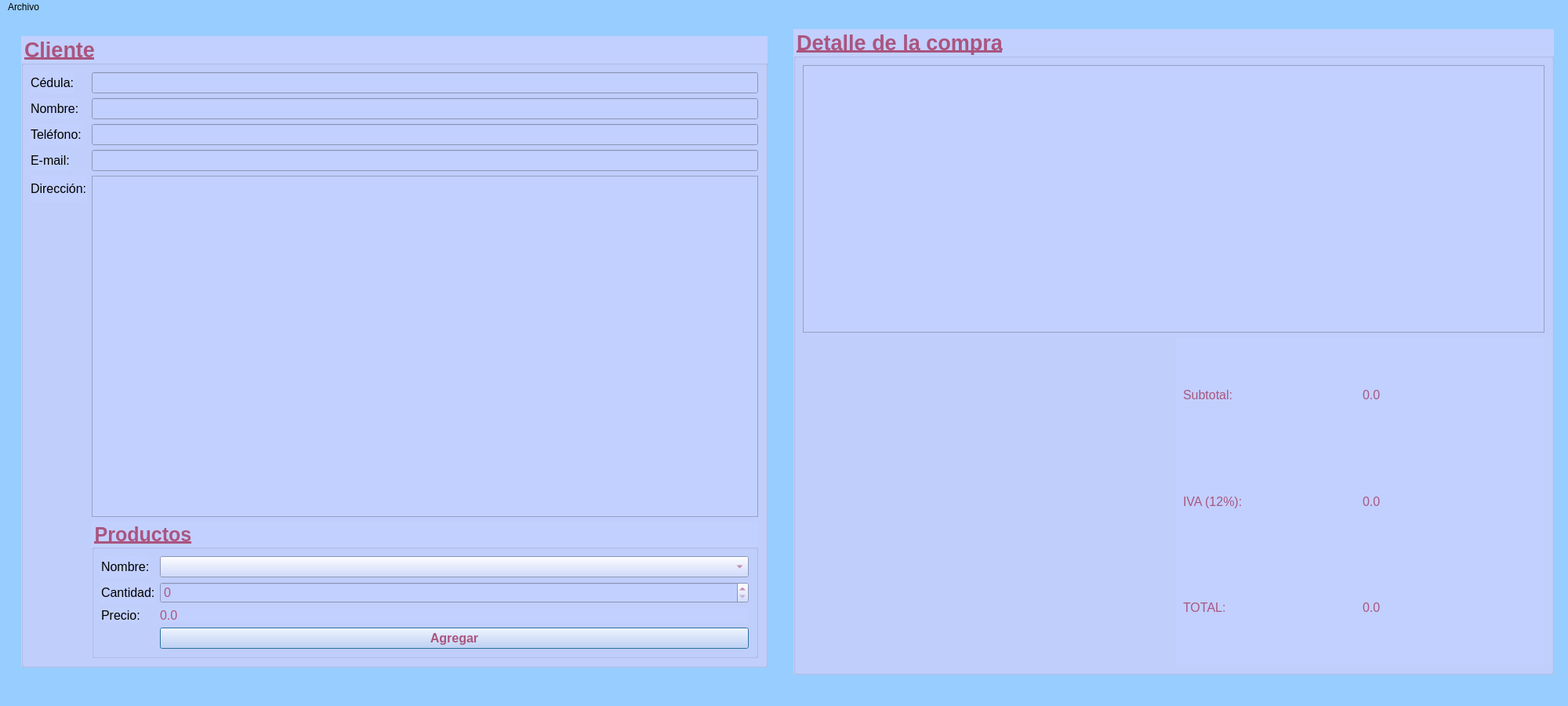
<?xml version="1.0" encoding="UTF-8"?>
<ui version="4.0">
 <class>Principal</class>
 <widget class="QMainWindow" name="Principal">
  <property name="geometry">
   <rect>
    <x>0</x>
    <y>0</y>
    <width>2000</width>
    <height>900</height>
   </rect>
  </property>
  <property name="windowTitle">
   <string>Mi Tienda</string>
  </property>
  <property name="windowIcon">
   <iconset resource="Recursos.qrc">
    <normaloff>:/Imagenes/C:/Users/Usuario/Downloads/supermercado.png</normaloff>:/Imagenes/C:/Users/Usuario/Downloads/supermercado.png</iconset>
  </property>
  <property name="styleSheet">
   <string notr="true">background-color: rgb(151, 205, 255);</string>
  </property>
  <widget class="QWidget" name="centralwidget">
   <layout class="QHBoxLayout" name="horizontalLayout_2">
    <item>
     <widget class="QWidget" name="widget" native="true">
      <property name="styleSheet">
       <string notr="true">color: rgb(209, 176, 255);
blackground-color:rgb(170, 85, 127)</string>
      </property>
      <layout class="QGridLayout" name="gridLayout_4">
       <item row="0" column="0" rowspan="2" colspan="2">
        <widget class="QWidget" name="widget_2" native="true">
         <layout class="QHBoxLayout" name="horizontalLayout">
          <item>
           <widget class="QGroupBox" name="groupBox">
            <property name="font">
             <font>
              <pointsize>20</pointsize>
              <weight>75</weight>
              <bold>true</bold>
              <underline>true</underline>
             </font>
            </property>
            <property name="styleSheet">
             <string notr="true">color: rgb(170, 85, 126);
background-color: rgb(194, 208, 255);</string>
            </property>
            <property name="title">
             <string>Cliente</string>
            </property>
            <layout class="QFormLayout" name="formLayout">
             <item row="0" column="0">
              <widget class="QLabel" name="label">
               <property name="font">
                <font>
                 <pointsize>12</pointsize>
                </font>
               </property>
               <property name="styleSheet">
                <string notr="true">
color: rgb(0, 0, 0);</string>
               </property>
               <property name="text">
                <string>Cédula:</string>
               </property>
              </widget>
             </item>
             <item row="0" column="1">
              <widget class="QLineEdit" name="inCedula">
               <property name="font">
                <font>
                 <pointsize>12</pointsize>
                </font>
               </property>
              </widget>
             </item>
             <item row="2" column="1">
              <widget class="QLineEdit" name="inNombre">
               <property name="font">
                <font>
                 <pointsize>12</pointsize>
                </font>
               </property>
              </widget>
             </item>
             <item row="4" column="0">
              <widget class="QLabel" name="label_3">
               <property name="font">
                <font>
                 <pointsize>12</pointsize>
                </font>
               </property>
               <property name="styleSheet">
                <string notr="true">color: rgb(0, 0, 0);</string>
               </property>
               <property name="text">
                <string>Teléfono:</string>
               </property>
              </widget>
             </item>
             <item row="6" column="0">
              <widget class="QLabel" name="label_4">
               <property name="font">
                <font>
                 <pointsize>12</pointsize>
                </font>
               </property>
               <property name="styleSheet">
                <string notr="true">color: rgb(0, 0, 0);</string>
               </property>
               <property name="text">
                <string>E-mail:</string>
               </property>
              </widget>
             </item>
             <item row="8" column="0">
              <widget class="QLabel" name="label_5">
               <property name="font">
                <font>
                 <pointsize>12</pointsize>
                </font>
               </property>
               <property name="styleSheet">
                <string notr="true">color: rgb(0, 0, 0);</string>
               </property>
               <property name="text">
                <string>Dirección:</string>
               </property>
              </widget>
             </item>
             <item row="8" column="1">
              <widget class="QTextEdit" name="inDireccion">
               <property name="minimumSize">
                <size>
                 <width>60</width>
                 <height>0</height>
                </size>
               </property>
               <property name="font">
                <font>
                 <pointsize>12</pointsize>
                </font>
               </property>
              </widget>
             </item>
             <item row="9" column="1">
              <widget class="QGroupBox" name="groupBox_2">
               <property name="font">
                <font>
                 <pointsize>19</pointsize>
                 <weight>75</weight>
                 <italic>false</italic>
                 <bold>true</bold>
                 <underline>true</underline>
                 <strikeout>false</strikeout>
                 <kerning>true</kerning>
                </font>
               </property>
               <property name="styleSheet">
                <string notr="true">color: rgb(170, 85, 127);</string>
               </property>
               <property name="title">
                <string>Productos</string>
               </property>
               <layout class="QFormLayout" name="formLayout_2">
                <item row="0" column="0">
                 <widget class="QLabel" name="label_6">
                  <property name="font">
                   <font>
                    <pointsize>12</pointsize>
                   </font>
                  </property>
                  <property name="styleSheet">
                   <string notr="true">color:rgb(0, 0, 0)</string>
                  </property>
                  <property name="text">
                   <string>Nombre:</string>
                  </property>
                 </widget>
                </item>
                <item row="0" column="1">
                 <widget class="QComboBox" name="inProducto">
                  <property name="font">
                   <font>
                    <pointsize>12</pointsize>
                   </font>
                  </property>
                 </widget>
                </item>
                <item row="2" column="0">
                 <widget class="QLabel" name="label_7">
                  <property name="font">
                   <font>
                    <pointsize>12</pointsize>
                   </font>
                  </property>
                  <property name="styleSheet">
                   <string notr="true">color:
rgb(0, 0, 0)</string>
                  </property>
                  <property name="text">
                   <string>Cantidad:</string>
                  </property>
                 </widget>
                </item>
                <item row="2" column="1">
                 <widget class="QSpinBox" name="inCantidad">
                  <property name="font">
                   <font>
                    <pointsize>12</pointsize>
                   </font>
                  </property>
                  <property name="styleSheet">
                   <string notr="true">color: rgb(170, 85, 127);</string>
                  </property>
                 </widget>
                </item>
                <item row="4" column="0">
                 <widget class="QLabel" name="label_8">
                  <property name="font">
                   <font>
                    <pointsize>12</pointsize>
                   </font>
                  </property>
                  <property name="styleSheet">
                   <string notr="true">color: rgb(0, 0, 0);</string>
                  </property>
                  <property name="text">
                   <string>Precio:</string>
                  </property>
                 </widget>
                </item>
                <item row="4" column="1">
                 <widget class="QLabel" name="outPrecio">
                  <property name="font">
                   <font>
                    <pointsize>12</pointsize>
                   </font>
                  </property>
                  <property name="styleSheet">
                   <string notr="true">color: rgb(170, 85, 127);</string>
                  </property>
                  <property name="text">
                   <string>0.0</string>
                  </property>
                 </widget>
                </item>
                <item row="5" column="1">
                 <widget class="QPushButton" name="cmdAgregar">
                  <property name="font">
                   <font>
                    <pointsize>12</pointsize>
                    <weight>75</weight>
                    <bold>true</bold>
                   </font>
                  </property>
                  <property name="styleSheet">
                   <string notr="true">color: rgb(170, 85, 127);</string>
                  </property>
                  <property name="text">
                   <string>Agregar</string>
                  </property>
                  <property name="checkable">
                   <bool>false</bool>
                  </property>
                  <property name="autoDefault">
                   <bool>false</bool>
                  </property>
                  <property name="default">
                   <bool>true</bool>
                  </property>
                  <property name="flat">
                   <bool>false</bool>
                  </property>
                 </widget>
                </item>
               </layout>
              </widget>
             </item>
             <item row="2" column="0">
              <widget class="QLabel" name="label_2">
               <property name="font">
                <font>
                 <pointsize>12</pointsize>
                </font>
               </property>
               <property name="styleSheet">
                <string notr="true">color: rgb(0, 0, 0);
</string>
               </property>
               <property name="text">
                <string>Nombre:</string>
               </property>
              </widget>
             </item>
             <item row="4" column="1">
              <widget class="QLineEdit" name="inTelefono">
               <property name="font">
                <font>
                 <pointsize>12</pointsize>
                </font>
               </property>
              </widget>
             </item>
             <item row="6" column="1">
              <widget class="QLineEdit" name="inEmail">
               <property name="font">
                <font>
                 <pointsize>12</pointsize>
                </font>
               </property>
              </widget>
             </item>
            </layout>
           </widget>
          </item>
         </layout>
        </widget>
       </item>
      </layout>
     </widget>
    </item>
    <item>
     <widget class="QWidget" name="widget_3" native="true">
      <layout class="QGridLayout" name="gridLayout">
       <item row="0" column="0">
        <widget class="QGroupBox" name="groupBox_5">
         <property name="font">
          <font>
           <pointsize>20</pointsize>
           <weight>75</weight>
           <bold>true</bold>
           <underline>true</underline>
          </font>
         </property>
         <property name="styleSheet">
          <string notr="true">background-color: rgb(194, 208, 255);
color:rgb(170, 85, 127)</string>
         </property>
         <property name="title">
          <string>Detalle de la compra</string>
         </property>
         <layout class="QGridLayout" name="gridLayout_3">
          <item row="0" column="0" colspan="2">
           <widget class="QTableWidget" name="outDetalle">
            <property name="font">
             <font>
              <family>Segoe Print</family>
              <pointsize>12</pointsize>
             </font>
            </property>
           </widget>
          </item>
          <item row="1" column="1">
           <widget class="QWidget" name="widget_4" native="true">
            <layout class="QGridLayout" name="gridLayout_2">
             <item row="2" column="0">
              <widget class="QLabel" name="label_24">
               <property name="font">
                <font>
                 <pointsize>12</pointsize>
                </font>
               </property>
               <property name="text">
                <string>TOTAL:</string>
               </property>
              </widget>
             </item>
             <item row="2" column="1">
              <widget class="QLabel" name="outTotal">
               <property name="font">
                <font>
                 <pointsize>12</pointsize>
                </font>
               </property>
               <property name="text">
                <string>0.0</string>
               </property>
              </widget>
             </item>
             <item row="0" column="0">
              <widget class="QLabel" name="label_9">
               <property name="font">
                <font>
                 <pointsize>12</pointsize>
                </font>
               </property>
               <property name="text">
                <string>Subtotal:</string>
               </property>
              </widget>
             </item>
             <item row="1" column="1">
              <widget class="QLabel" name="outIva">
               <property name="font">
                <font>
                 <pointsize>12</pointsize>
                </font>
               </property>
               <property name="text">
                <string>0.0</string>
               </property>
              </widget>
             </item>
             <item row="0" column="1">
              <widget class="QLabel" name="outSubtotal">
               <property name="font">
                <font>
                 <pointsize>12</pointsize>
                </font>
               </property>
               <property name="text">
                <string>0.0</string>
               </property>
              </widget>
             </item>
             <item row="1" column="0">
              <widget class="QLabel" name="label_20">
               <property name="font">
                <font>
                 <pointsize>12</pointsize>
                </font>
               </property>
               <property name="text">
                <string>IVA (12%):</string>
               </property>
              </widget>
             </item>
            </layout>
           </widget>
          </item>
          <item row="1" column="0">
           <spacer name="verticalSpacer">
            <property name="orientation">
             <enum>Qt::Vertical</enum>
            </property>
            <property name="sizeHint" stdset="0">
             <size>
              <width>20</width>
              <height>418</height>
             </size>
            </property>
           </spacer>
          </item>
         </layout>
        </widget>
       </item>
      </layout>
     </widget>
    </item>
   </layout>
  </widget>
  <widget class="QMenuBar" name="menubar">
   <property name="geometry">
    <rect>
     <x>0</x>
     <y>0</y>
     <width>2000</width>
     <height>21</height>
    </rect>
   </property>
   <widget class="QMenu" name="menuArchivo">
    <property name="title">
     <string>Archivo</string>
    </property>
    <addaction name="actionNuevo"/>
   </widget>
   <addaction name="menuArchivo"/>
  </widget>
  <widget class="QStatusBar" name="statusbar"/>
  <action name="actionNuevo">
   <property name="icon">
    <iconset resource="Recursos.qrc">
     <normaloff>:/Imagenes/C:/Users/Usuario/Downloads/nuevo.png</normaloff>:/Imagenes/C:/Users/Usuario/Downloads/nuevo.png</iconset>
   </property>
   <property name="text">
    <string>&amp;Nuevo</string>
   </property>
   <property name="shortcut">
    <string>Ctrl+N</string>
   </property>
  </action>
 </widget>
 <resources>
  <include location="Recursos.qrc"/>
 </resources>
 <connections/>
</ui>
